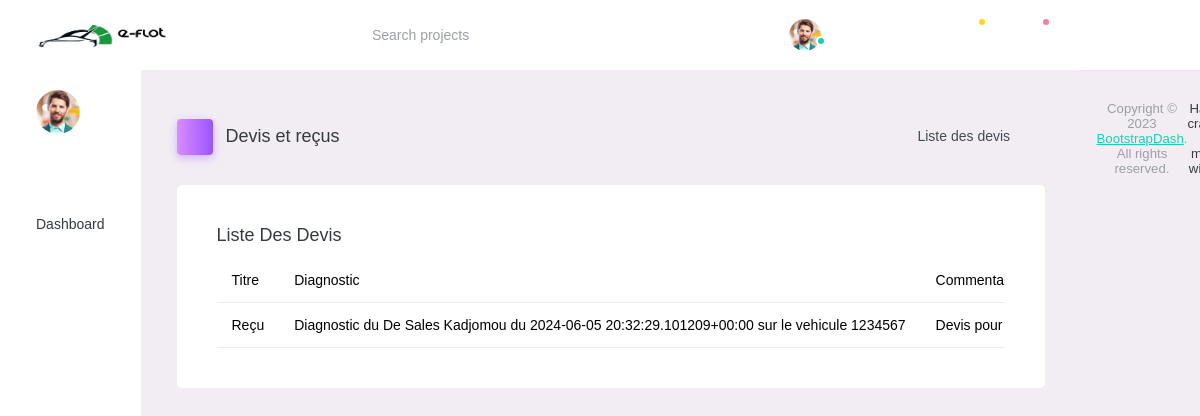
/devis/liste, run on the app's committed database.
### diagnostic/models.py (models this page shows, shortened)
class Devis(models.Model):
    title = models.CharField(max_length=255)
    diagnostic = models.ForeignKey(Diagnostic, on_delete=models.CASCADE)
    commentaire = models.TextField()
    total_prix = models.DecimalField(max_digits=10, decimal_places=2, default=0.0)
    date_add = models.DateTimeField(auto_now_add=True)
    date_update = models.DateTimeField(auto_now=True)
    status = models.BooleanField(default=True)

class Diagnostic(models.Model):
    garage = models.ForeignKey(Garage, on_delete=models.CASCADE)
    vehicule = models.ForeignKey(Voiture, on_delete=models.CASCADE)
    solutions = models.TextField()
    problems = models.TextField()
    duree_diagnostic = models.IntegerField()
    method_diagnostic = models.TextField()
    date_add = models.DateTimeField(auto_now_add=True)
    date_update = models.DateTimeField(auto_now=True)
    status = models.BooleanField(default=True)
    def __str__ (self):
        return f'Diagnostic du {self.garage.name} du {self.date_add} sur le vehicule {self.vehicule.numero_serie}'

### admin_dashboard/models.py (models this page shows, shortened)
class Garage(models.Model):
    user = models.OneToOneField(settings.AUTH_USER_MODEL, on_delete=models.CASCADE)
    name = models.CharField(max_length=100)
    adresse = models.CharField(max_length=100)
    telephone = models.CharField(max_length=100)
    site_web = models.CharField(max_length=100)
    email = models.CharField(max_length=100)
    horaire = models.CharField(max_length=100)
    service = models.CharField(max_length=100)
    photo_garage = models.ImageField(upload_to='photo_garage/')
    logo_garage = models.ImageField(upload_to='logo_garare/')
    status = models.BooleanField(default= True)
    date_add = models.DateTimeField(auto_now= True)
    date_update = models.DateTimeField(auto_now= True)

class Voiture(models.Model):
    modele = models.ForeignKey(Modele, on_delete=models.CASCADE)
    TRANSMISSION_CHOICES = [
        ('Manuelle', 'Manuelle'),
        ('Automatique', 'Automatique'),
    ]
    TYPES_CARBURANT_CHOICES  = [
        ("Gasoil", "Gasoil"),
        ("Super", "Super"),
        ("Essence", "Essence"),
    ]
    STATUT_CHOICES = [
        ('en attente de diagnostic', 'En attente de diagnostic'),
        ('diagnostiquée', 'Diagnostiquee'),
    ]
    nombre_de_vitesse = models.IntegerField(default=5, validators=[MinValueValidator(1), MaxValueValidator(10)])
    annee_fabrication = models.DateField()
    kilometrage = models.PositiveIntegerField()
    type_carburant = models.CharField(choices=TYPES_CARBURANT_CHOICES,max_length=50)
    transmission = models.CharField(max_length=50, choices=TRANSMISSION_CHOICES)
    numero_serie = models.CharField(max_length=100)
    immatriculation = models.CharField(max_length=20)
    symptomes = models.TextField()
    couleur_voiture = models.CharField(max_length=50)
    historique_maintenance = models.TextField()
    codes_erreur = models.TextField(blank=True, null=True)
    photo_voiture = models.ImageField(upload_to="voitures/")
    numero_chassi = models.CharField(max_length=50)
    statut = models.CharField(max_length=30, choices=STATUT_CHOICES, default='en attente de diagnostic')
    garage_assigne = models.ForeignKey(Garage, on_delete=models.SET_NULL, null=True, blank=True)
    date_add = models.DateTimeField(auto_now_add=True)
    date_update = models.DateTimeField(auto_now=True)
    status = models.BooleanField(default=True)

### diagnostic/views.py (the view)
# urls.py: path('devis/liste', list_devis, name='list_devis'),
def list_devis(request):
    devis = Devis.objects.all()
    return render(request, 'list_devis.html', {'devis': devis})

### diagnostic/templates/list_devis.html (shortened to what this page needs)
{% extends 'dist/base.html' %}
{% block content %}
<div class="main-panel">
  <div class="content-wrapper">
    <div class="page-header">
      <h3 class="page-title">
        <span class="page-title-icon bg-gradient-primary text-white me-2">
          <i class="mdi mdi-file-document-outline"></i>
        </span>
        Devis et reçus
      </h3>
      <nav aria-label="breadcrumb">
        <ul class="breadcrumb">
          <li class="breadcrumb-item active" aria-current="page">
            Liste des devis
            <i class="mdi mdi-alert-circle-outline icon-sm text-primary align-middle"></i>
          </li>
        </ul>
      </nav>
    </div>
    <div class="row">
      <div class="col-12 grid-margin">
        <div class="card">
          <div class="card-body">
            <h4 class="card-title">Liste des devis</h4>
            <div class="table-responsive">
              <table class="table">
                <thead>
                  <tr>
                    <th>Titre</th>
                    <th>Diagnostic</th>
                    <th>Commentaire</th>
                  </tr>
                </thead>
                <tbody>
                  {% for devis in devis %}
                  <tr>
                    <td>{{ devis.title }}</td>
                    <td>{{ devis.diagnostic }}</td>
                    <td>{{ devis.commentaire }}</td>
                  </tr>
                  {% empty %}
                  <tr>
                    <td colspan="4">Aucun devis trouvé.</td>
                  </tr>
                  {% endfor %}
                </tbody>
              </table>
            </div>
          </div>
        </div>
      </div>
    </div>
  </div>
</div>
{% endblock content %}

### data on the page
Devis: title "Reçu", diagnostic "Diagnostic du De Sales Kadjomou du 2024-06-05 20:32:29.101209+00:00 sur le vehicule 1234567", commentaire "Devis pour…"
